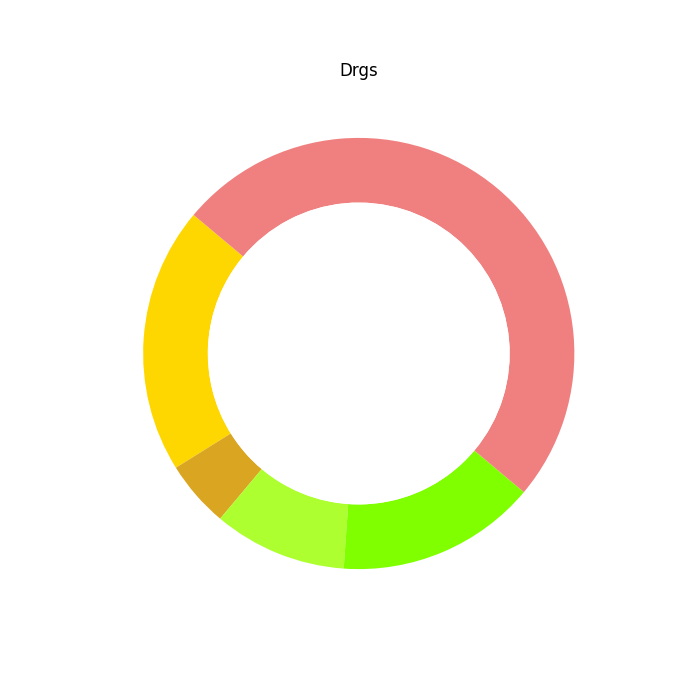

Write Python code to recreate this figure.
import matplotlib.pyplot as plt

creatures = ['Elves', 'Fae', 'Dwarfs', 'Wiz', 'Trolls', 'Drgs']
snacks = ['Pixie Dnts', 'Ench Apples', 'Mys Muffins', 'Splbnd Scones', 'Char Chews']

data = {
    'Elves': [40, 20, 15, 10, 15],
    'Fae': [25, 40, 10, 20, 5],
    'Dwarfs': [30, 10, 30, 20, 10],
    'Wiz': [20, 25, 20, 25, 10],
    'Trolls': [10, 15, 35, 5, 35],
    'Drgs': [20, 5, 10, 15, 50]
}

colors = ['#ffd700', '#daa520', '#adff2f', '#7fff00', '#f08080']

def plot_creature_pie_chart(data, creature, snacks, colors):
    fig, ax = plt.subplots(figsize=(7, 7))
    
    ax.pie(
        data,
        labels=None,
        autopct=None,
        startangle=140,
        colors=colors,
        wedgeprops=dict(width=0.3, edgecolor='none'),
        pctdistance=0.85
    )
  
    centre_circle = plt.Circle((0, 0), 0.70, fc='white')
    fig.gca().add_artist(centre_circle)
    
    ax.set(aspect="equal", title=f'{creature}')
    
    plt.show()

for creature, data in data.items():
    plot_creature_pie_chart(data, creature, snacks, colors)
